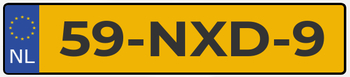
%> input picture License Plate Recognition/Testing/test10.jpg, 350 x 77 px
$ octave license_main.m   (GNU Octave 9; MATLAB toolbox functions it lacks are replaced by stand-ins)
%> lines starting %> are read from the running program, lines starting %| are printed output that depends on the picture; in (x1, y1, x2, y2) boxes, pixels count from 0 and x2, y2 are one past the last pixel; in counts of white or black regions, pixels touching at a corner belong together; the program's own positions count from 1
%> further down, test is the input picture: size 77x350x3 uint8; mean R, G, B 178.8, 145.2, 45
### License Plate Recognition/imageProcessing.m
function [im1] = imageProcessing(im1)
    im2=rgb2gray(im1); % Color information has been removed because we are only interested in the shapes of the objects
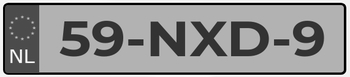
%> im2: size 77x350 uint8; min 0, max 255, mean 143.9
    im3=im2bw(im2, 0.2); % thresholding of the image with a 0.2 level
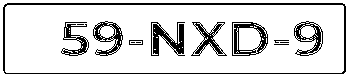
%> im3: size 77x350 logical; 85.3% white; black in thin lines or dots
    im4=imcomplement(im3); % we have complemented the image here
%> im4: size 77x350 logical; 14.7% white in thin lines or dots
    im5=imclose(im4,strel('disk',1,4)); % morphological closing
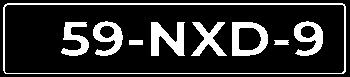
%> im5: size 77x350 logical; 18.2% white; 9 white regions, largest, box (x1, y1, x2, y2) and area: (3, 3, 346, 74) 1289, (151, 22, 185, 56) 702, (232, 22, 268, 56) 663
    im6=imcrop(im5, [50,15,280,50]); % cropping of the image
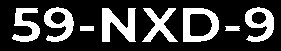
%> im6: size 51x281 logical; 25.2% white; 8 white regions
    [labels, numlabels]=bwlabel(im6); % connected components labelling algorithm
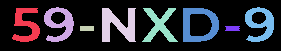
%> labels: size 51x281 double; 9 distinct labels, from 0 to 8; one colour per label, 0 black
%> numlabels = 8
    im7=label2rgb(labels); % drawing the label matrix in color
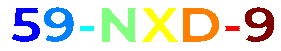
%> im7: size 51x281x3 uint8; mean R, G, B 224.3, 224.7, 216.8
    imshow(im7);
    stats = regionprops(labels, 'all'); % define an array of structures with the features of the blobs
%> stats = 8 regions; largest, box (x1, y1, x2, y2), Area, Centroid, MajorAxisLength, MinorAxisLength and Eccentricity: (102, 8, 136, 42) 702 [118.8 25.5] 45.77 35.87 0.621, (183, 8, 219, 42) 663 [199.5 25.4] 46.31 43.01 0.371, (44, 7, 74, 42) 547 [60.1 24.5] 39.13 33.3 0.525, (245, 7, 274, 42) 544 [260.9 24.6] 39.45 33.16 0.541
    formFactorVector = []; % declaration of a vector which will hold the eccentricity value of every blob object
    eccentricityVector = []; % declaration of a vector which will hold the eccentricity value of every blob object
    for i = 1:numlabels
        formFactor = 4*pi*stats(i).Area/((stats(i).Perimeter)^2); %definition of the form factor formula
        formFactorVector(i) = formFactor; %populate the formFactorVector with the form factor values of each character
        eccentricity = stats(i).Eccentricity; %definition of the eccentricity value
        eccentricityVector(i) = eccentricity; %declaration of the eccentricity value
    end
%> this loop made 8 passes
%> (formFactor, eccentricity) on passes 1 to 8: (0.222, 0.733), (0.358, 0.525), (0.81, 0.934), (0.259, 0.621), (0.22, 0.547), (0.577, 0.371), (0.633, 0.932), (0.353, 0.541)
%> after the loop, eccentricityVector = [0.733 0.525 0.934 0.621 0.547 0.371 0.932 0.541]; formFactorVector = [0.222 0.358 0.81 0.259 0.22 0.577 0.633 0.353]
    fprintf('Eccentricity values for all charaters of the tested license plate:\n');
    disp(eccentricityVector);
%|    0.7333   0.5252   0.9340   0.6210   0.5470   0.3708   0.9323   0.5415
    fprintf('Form factor values for all charaters of the tested license plate:\n');
    disp(formFactorVector);
%|    0.2223   0.3580   0.8099   0.2588   0.2204   0.5766   0.6326   0.3527
    recogniseCharacters(eccentricityVector, formFactorVector, numlabels); % recognise Characters function call

end

### License Plate Recognition/recogniseCharacters.m
function [eccentricityVector, formFactorVector, numlabels] =  recogniseCharacters(eccentricityVector, formFactorVector, numlabels)
%> called with numlabels = 8
    disp('The license plate is: ');
    for i = 1:numlabels

        %%
        %%  all those values have been obtained by checking the stats of the
        %%  eccentricity and form factor for each character and placing
        %%  each character in their specific eccentricity and form factor range
        %%
        %%  in order to obtain those ranges, the method we used was to check
        %%  the minimum and maximum eccentricty and form factor values for
        %%  each character in all of the picture samples.
        %%
        %%  there is no specific order for those characters
        %%  we encountered them sequentially and added them accordingly


       if eccentricityVector(i) > 0.70 && eccentricityVector(i) < 0.75
           fprintf('5');
       elseif eccentricityVector(i) > 0.75 && eccentricityVector(i) < 0.8
            fprintf('2');
       elseif eccentricityVector(i) > 0.90 && eccentricityVector(i) < 0.95
            fprintf('-');
       elseif eccentricityVector(i) > 0.60 && eccentricityVector(i) < 0.70
           if(formFactorVector(i) > 0.2932 && formFactorVector(i) < 0.3039)
                fprintf('7');
           elseif formFactorVector(i) > 0.2482 && formFactorVector(i) < 0.2735
                fprintf('N');
           elseif formFactorVector(i) > 0.5285 && formFactorVector(i) < 0.5548
                fprintf('P');
           end
       elseif eccentricityVector(i) > 0.80 && eccentricityVector(i) < 0.82
            fprintf('M');
       elseif eccentricityVector(i) > 0.82 && eccentricityVector(i) < 0.9
            fprintf('J');
       elseif eccentricityVector(i) > 0.35 && eccentricityVector(i) < 0.60
           if(formFactorVector(i) > 0.5579 && formFactorVector(i) < 0.5833)
               fprintf('D');
           elseif(formFactorVector(i) > 0.2214 && formFactorVector(i) < 0.2341)
               fprintf('X');
           elseif(formFactorVector(i) > 0.3481 && formFactorVector(i) < 0.3648)
               fprintf('9');
           end
       else
           fprintf('?');
       end
    end
%> this loop made 8 passes
%| 59-ND-9
    fprintf('\n');
end

### License Plate Recognition/license_main.m
test=imread('test10.jpg');
% in order to test each license plate just change the argument used by the
% function licensePlateRecognition bellow
imageProcessing(test);

$ run again, with License Plate Recognition/Testing/test1.jpg copied over License Plate Recognition/Testing/test10.jpg
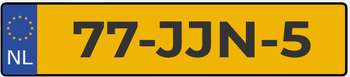
%> input picture License Plate Recognition/Testing/test1.jpg, 350 x 77 px
%> test is the input picture: size 77x350x3 uint8; mean R, G, B 181.7, 145, 35.5
%> in imageProcessing, `im3=im2bw(im2, 0.2);`:
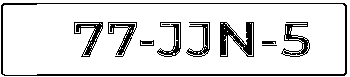
%> im3: size 77x350 logical; 86.5% white; black in thin lines or dots
%> im4: size 77x350 logical; 13.5% white in thin lines or dots
%> im5: size 77x350 logical; 16.3% white; 9 white regions, largest, box (x1, y1, x2, y2) and area: (1, 3, 347, 76) 1313, (220, 22, 254, 57) 746, (281, 22, 310, 57) 515
%> im6: size 51x281 logical; 21.6% white; 8 white regions
%> labels: size 51x281 double; 9 distinct labels, from 0 to 8
%> numlabels = 8
%> in imageProcessing, `im7=label2rgb(labels);`:
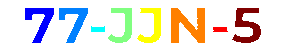
%> im7: size 51x281x3 uint8; mean R, G, B 229.6, 225.9, 220.8
%> stats = 8 regions; largest, box (x1, y1, x2, y2), Area, Centroid, MajorAxisLength, MinorAxisLength and Eccentricity: (171, 8, 205, 43) 746 [188.4 25.9] 47.04 37.11 0.615, (232, 8, 261, 43) 515 [247.5 26.3] 43.89 29.75 0.735, (25, 8, 54, 43) 454 [40.8 21.2] 41.56 29.74 0.698, (59, 8, 88, 43) 446 [74.7 21.2] 41.63 29.36 0.709
%> the loop in imageProcessing, `for i = 1:numlabels` made 8 passes
%> (formFactor, eccentricity) on passes 1 to 8: (0.306, 0.698), (0.302, 0.709), (0.714, 0.931), (0.292, 0.853), (0.285, 0.858), (0.251, 0.615), (0.717, 0.934), (0.219, 0.735)
%> after the loop in imageProcessing, `for i = 1:numlabels`: eccentricityVector = [0.698 0.709 0.931 0.853 0.858 0.615 0.934 0.735]; formFactorVector = [0.306 0.302 0.714 0.292 0.285 0.251 0.717 0.219]
%|    0.6984   0.7091   0.9311   0.8529   0.8583   0.6146   0.9336   0.7351
%|    0.3058   0.3025   0.7145   0.2919   0.2854   0.2505   0.7168   0.2190
%> the loop in recogniseCharacters, `for i = 1:numlabels` made 8 passes
%| 5-JJN-5

$ run again, with License Plate Recognition/Testing/test2.jpg copied over License Plate Recognition/Testing/test10.jpg
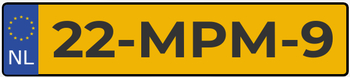
%> input picture License Plate Recognition/Testing/test2.jpg, 350 x 77 px
%> test is the input picture: size 77x350x3 uint8; mean R, G, B 175.4, 140.7, 37.1
%> in imageProcessing, `im3=im2bw(im2, 0.2);`:
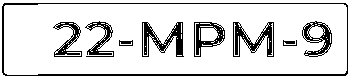
%> im3: size 77x350 logical; 84.5% white; black in thin lines or dots
%> im4: size 77x350 logical; 15.5% white in thin lines or dots
%> im5: size 77x350 logical; 18.9% white; 9 white regions, largest, box (x1, y1, x2, y2) and area: (2, 3, 348, 76) 1248, (142, 22, 184, 57) 783, (233, 22, 274, 57) 783
%> im6: size 51x281 logical; 26.7% white; 8 white regions
%> labels: size 51x281 double; 9 distinct labels, from 0 to 8
%> numlabels = 8
%> in imageProcessing, `im7=label2rgb(labels);`:
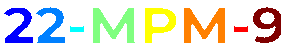
%> im7: size 51x281x3 uint8; mean R, G, B 224.2, 223.7, 212.8
%> stats = 8 regions; largest, box (x1, y1, x2, y2), Area, Centroid, MajorAxisLength, MinorAxisLength and Eccentricity: (93, 8, 135, 43) 783 [114 26] 57.59 35.75 0.784, (184, 8, 225, 43) 783 [204.9 26] 57.56 35.64 0.785, (145, 8, 176, 43) 575 [158.3 23.2] 41.76 33.31 0.603, (253, 7, 281, 43) 550 [268.7 25.2] 41.19 32.2 0.624
%> the loop in imageProcessing, `for i = 1:numlabels` made 8 passes
%> (formFactor, eccentricity) on passes 1 to 8: (0.247, 0.8), (0.24, 0.802), (0.714, 0.931), (0.196, 0.784), (0.551, 0.603), (0.202, 0.785), (0.714, 0.931), (0.339, 0.624)
%> after the loop in imageProcessing, `for i = 1:numlabels`: eccentricityVector = [0.8 0.802 0.931 0.784 0.603 0.785 0.931 0.624]; formFactorVector = [0.247 0.24 0.714 0.196 0.551 0.202 0.714 0.339]
%|    0.8002   0.8023   0.9311   0.7840   0.6030   0.7853   0.9311   0.6237
%|    0.2471   0.2402   0.7145   0.1961   0.5513   0.2016   0.7145   0.3393
%> the loop in recogniseCharacters, `for i = 1:numlabels` made 8 passes
%| MM-2P2-

$ run again, with License Plate Recognition/Testing/test3.jpg copied over License Plate Recognition/Testing/test10.jpg
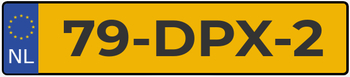
%> input picture License Plate Recognition/Testing/test3.jpg, 350 x 77 px
%> test is the input picture: size 77x350x3 uint8; mean R, G, B 178.8, 143.1, 36.6
%> in imageProcessing, `im3=im2bw(im2, 0.2);`:
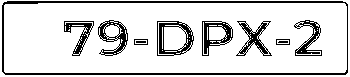
%> im3: size 77x350 logical; 84.5% white; black in thin lines or dots
%> im4: size 77x350 logical; 15.5% white in thin lines or dots
%> im5: size 77x350 logical; 19% white; 9 white regions, largest, box (x1, y1, x2, y2) and area: (2, 1, 348, 75) 1612, (157, 21, 194, 56) 687, (98, 20, 128, 56) 579
%> im6: size 51x281 logical; 24.5% white; 8 white regions
%> labels: size 51x281 double; 9 distinct labels, from 0 to 8
%> numlabels = 8
%> in imageProcessing, `im7=label2rgb(labels);`:
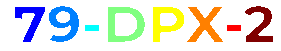
%> im7: size 51x281x3 uint8; mean R, G, B 224.6, 226.6, 218.5
%> stats = 8 regions; largest, box (x1, y1, x2, y2), Area, Centroid, MajorAxisLength, MinorAxisLength and Eccentricity: (108, 7, 145, 42) 687 [124.9 24.8] 47.28 44.31 0.349, (49, 6, 79, 42) 579 [65.1 23.9] 40.56 33.6 0.56, (153, 7, 184, 42) 578 [166.3 22.1] 41.97 33.15 0.613, (187, 7, 223, 42) 547 [205.6 25.2] 41.9 34.39 0.571
%> the loop in imageProcessing, `for i = 1:numlabels` made 8 passes
%> (formFactor, eccentricity) on passes 1 to 8: (0.309, 0.697), (0.357, 0.56), (0.866, 0.904), (0.569, 0.349), (0.554, 0.613), (0.226, 0.571), (0.866, 0.904), (0.251, 0.808)
%> after the loop in imageProcessing, `for i = 1:numlabels`: eccentricityVector = [0.697 0.56 0.904 0.349 0.613 0.571 0.904 0.808]; formFactorVector = [0.309 0.357 0.866 0.569 0.554 0.226 0.866 0.251]
%|    0.6972   0.5599   0.9035   0.3488   0.6131   0.5711   0.9035   0.8075
%|    0.3091   0.3575   0.8658   0.5687   0.5542   0.2259   0.8658   0.2512
%> the loop in recogniseCharacters, `for i = 1:numlabels` made 8 passes
%| 9-?PX-M
